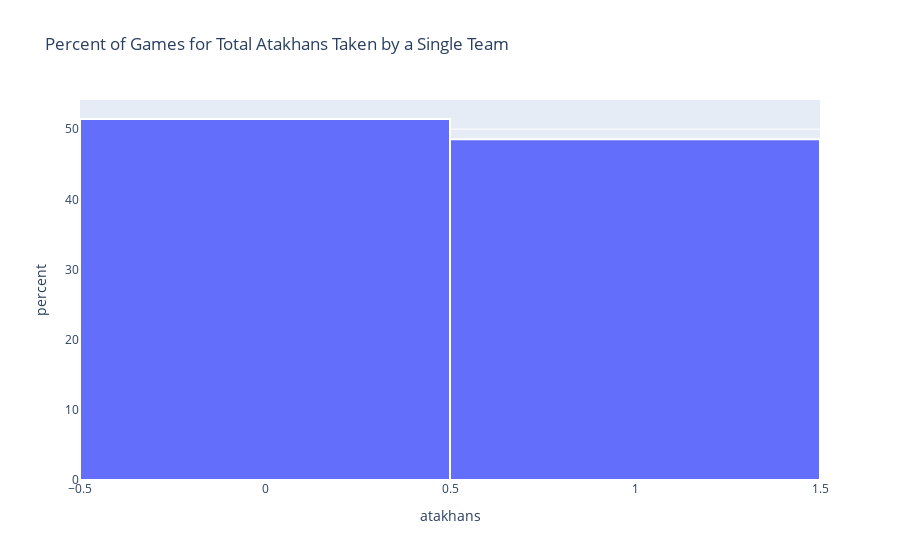

Notebook cell for this chart:
### Code cell
fig = px.histogram(
    final_team_df,
    x="atakhans",
    histnorm="percent",
    title="Percent of Games for Total Atakhans Taken by a Single Team"
)
fig.update_traces(marker_line_color="white", marker_line_width=2)
fig.show()

### Figure 1 — Plotly figure (JSON) as saved in the notebook; plotly's stock layout.template omitted (floating-point values rounded to 4 significant figures; data arrays with more than 128 entries replaced by an {"elided": "..."} marker saying what was removed)
{"data": [{"alignmentgroup": "True", "bingroup": "x", "histnorm": "percent", "hovertemplate": "atakhans=%{x}<br>percent=%{y}<extra></extra>", "legendgroup": "", "marker": {"color": "#636efa", "line": {"color": "white", "width": 2}, "pattern": {"shape": ""}}, "name": "", "offsetgroup": "", "orientation": "v", "showlegend": false, "type": "histogram", "x": {"elided": "19822 int values"}, "xaxis": "x", "yaxis": "y"}], "layout": {"barmode": "relative", "legend": {"tracegroupgap": 0}, "title": {"text": "Percent of Games for Total Atakhans Taken by a Single Team"}, "xaxis": {"anchor": "y", "domain": [0, 1], "title": {"text": "atakhans"}}, "yaxis": {"anchor": "x", "domain": [0, 1], "title": {"text": "percent"}}}}
